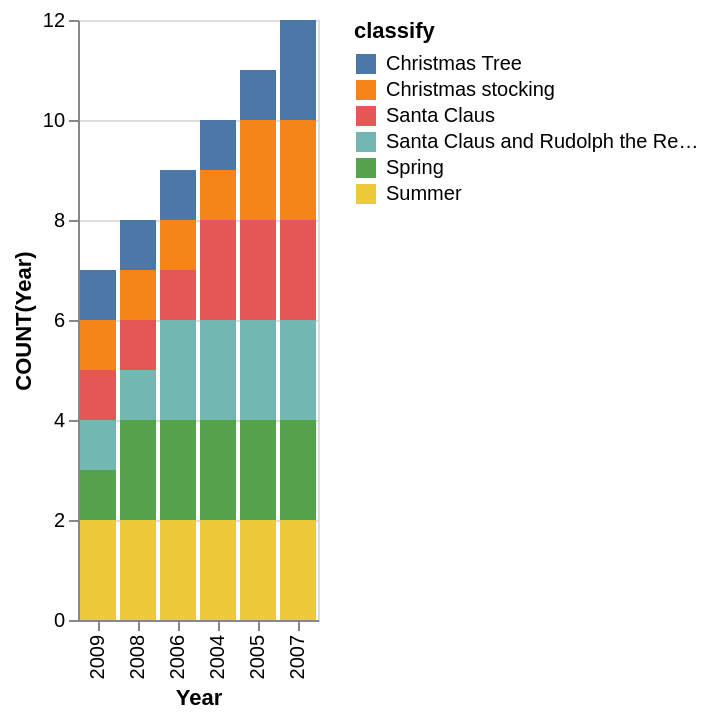

The Vega-Lite source for this figure:
### Vega-Lite specification from a JSON file in a GitHub repository (floating-point values rounded to 4 significant figures)
{"data": {"values": [{"x_data": "2009", "y_data": 1, "classify": "Christmas Tree"}, {"x_data": "2008", "y_data": 1, "classify": "Christmas Tree"}, {"x_data": "2006", "y_data": 1, "classify": "Christmas Tree"}, {"x_data": "2004", "y_data": 1, "classify": "Christmas Tree"}, {"x_data": "2005", "y_data": 1, "classify": "Christmas Tree"}, {"x_data": "2007", "y_data": 2, "classify": "Christmas Tree"}, {"x_data": "2009", "y_data": 1, "classify": "Christmas stocking"}, {"x_data": "2008", "y_data": 1, "classify": "Christmas stocking"}, {"x_data": "2006", "y_data": 1, "classify": "Christmas stocking"}, {"x_data": "2004", "y_data": 1, "classify": "Christmas stocking"}, {"x_data": "2005", "y_data": 2, "classify": "Christmas stocking"}, {"x_data": "2007", "y_data": 2, "classify": "Christmas stocking"}, {"x_data": "2009", "y_data": 1, "classify": "Santa Claus"}, {"x_data": "2008", "y_data": 1, "classify": "Santa Claus"}, {"x_data": "2006", "y_data": 1, "classify": "Santa Claus"}, {"x_data": "2004", "y_data": 2, "classify": "Santa Claus"}, {"x_data": "2005", "y_data": 2, "classify": "Santa Claus"}, {"x_data": "2007", "y_data": 2, "classify": "Santa Claus"}, {"x_data": "2009", "y_data": 1, "classify": "Santa Claus and Rudolph the Red-Nosed Reindeer"}, {"x_data": "2008", "y_data": 1, "classify": "Santa Claus and Rudolph the Red-Nosed Reindeer"}, {"x_data": "2006", "y_data": 2, "classify": "Santa Claus and Rudolph the Red-Nosed Reindeer"}, {"x_data": "2004", "y_data": 2, "classify": "Santa Claus and Rudolph the Red-Nosed Reindeer"}, {"x_data": "2005", "y_data": 2, "classify": "Santa Claus and Rudolph the Red-Nosed Reindeer"}, {"x_data": "2007", "y_data": 2, "classify": "Santa Claus and Rudolph the Red-Nosed Reindeer"}, {"x_data": "2009", "y_data": 1, "classify": "Spring"}, {"x_data": "2008", "y_data": 2, "classify": "Spring"}, {"x_data": "2006", "y_data": 2, "classify": "Spring"}, {"x_data": "2004", "y_data": 2, "classify": "Spring"}, {"x_data": "2005", "y_data": 2, "classify": "Spring"}, {"x_data": "2007", "y_data": 2, "classify": "Spring"}, {"x_data": "2009", "y_data": 2, "classify": "Summer"}, {"x_data": "2008", "y_data": 2, "classify": "Summer"}, {"x_data": "2006", "y_data": 2, "classify": "Summer"}, {"x_data": "2004", "y_data": 2, "classify": "Summer"}, {"x_data": "2005", "y_data": 2, "classify": "Summer"}, {"x_data": "2007", "y_data": 2, "classify": "Summer"}]}, "mark": "bar", "encoding": {"x": {"field": "x_data", "type": "nominal", "title": "Year", "sort": {"op": "sum", "field": "y_data", "order": "ascending"}}, "y": {"field": "y_data", "type": "quantitative", "title": "COUNT(Year)"}, "color": {"field": "classify"}}}
